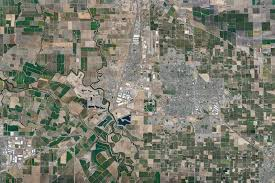
#> input picture aerial_odometry/aerial.jpg, 275 x 183 px
$ python vo2.py
#> lines starting #> are read from the running program, lines starting #| are printed output that depends on the picture
#!/usr/bin/python3

import cv2
import numpy as np


class VisualOdometry:
    def __init__(self, full_img_path, viewbox_size=(20 ,20)):
        """Init the Visual Odometry system

        Args:
            full_img_path (string): _description_
            viewbox_size (tuple of (width and height)): viewbox dimensions. Defaults to (200 ,200).
        """
#> called with full_img_path = 'aerial.jpg', viewbox_size = (20, 20)
        # Load ajnd stores the full image
        self.full_image = cv2.imread(full_img_path)
#> self.full_image is the input picture: shape (183, 275, 3); mean B, G, R 110.8, 124.1, 123.5
        if self.full_image is None:
            raise ValueError("Could not load the image")

        # store viewbox dimensions
        self.viewbox_width, self.viewbox_height = viewbox_size

        # init teh current position (top-left corner of viewbox)
        self.current_pos = [0, 0]

        # init feature detector
        self.orb = cv2.ORB_create()
        self.matcher = cv2.BFMatcher(cv2.NORM_HAMMING, crossCheck=True)


    def get_current_view(self):
        """Extract the current viewbox from the full image"""
        x, y = self.current_pos
        return self.full_image[y: y+self.viewbox_height, x: x+self.viewbox_width]
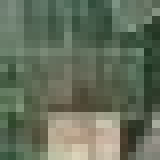
#> returned value: shape (20, 20, 3) (shown 8 times larger); mean of channels 0, 1, 2 91.4, 110.6, 100.1; drawn as B, G, R


    def move_viewbox(self, dx, dy):
        """Move te viewox by specified delta x and y

        Args:
            dx (integer): Change in x position
            dy (integer): Change in y position
        """
        new_x = self.current_pos[0] + dx
        new_y = self.current_pos[1] + dy

        # ensure we are within the image bounds
        new_x = max(0, min(new_x, self.full_image.shape[1] - self.viewbox_width))
        new_y = max(0, min(new_y, self.full_image.shape[0] - self.viewbox_height))

        self.current_pos = [new_x, new_y]


    def get_position(self):
        """Returns the current position"""
        return self.current_pos


def main():
    vo = VisualOdometry("aerial.jpg", viewbox_size=(20, 20))

    # create window
    cv2.namedWindow("viewbox")

    while True:
        # get current view
        current_view = vo.get_current_view()

        # display current view
        cv2.imshow("viewbox", current_view)

        # show current position
        print(f"Current position: {vo.get_position()}")

        # wait keys
        key = cv2.waitKey(0)
#> (key q is pressed here)

        # handle key presses for manual movement
        if key == ord("q"):
            break
        elif key == ord("w"):
            vo.move_viewbox(0, -10)
        elif key == ord("s"):
            vo.move_viewbox(0, 10)
        elif key == ord("a"):
            vo.move_viewbox(-10, 0)
        elif key == ord("d"):
            vo.move_viewbox(10, 0)

    cv2.destroyAllWindows()


if __name__ == "__main__":
    main()

$ run again, with aerial_odometry/new_ref_img.jpg copied over aerial_odometry/aerial.jpg
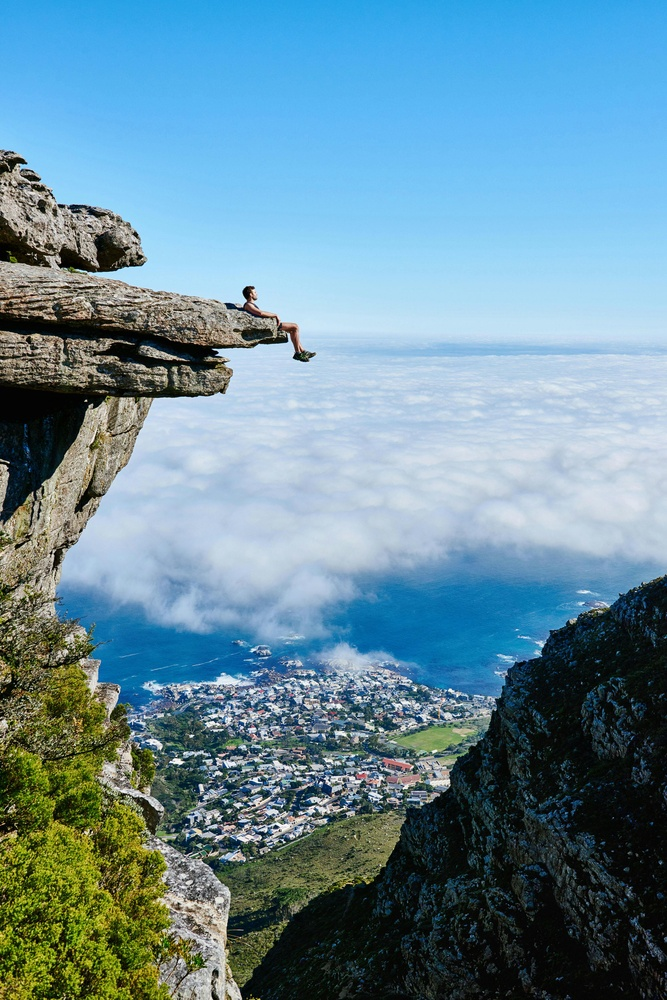
#> input picture aerial_odometry/new_ref_img.jpg, 667 x 1000 px, shrunk from 3293 x 4935 before the run
#> in __init__, self.full_image is the input picture: shape (1000, 667, 3); mean B, G, R 156.2, 140.2, 103.8
#> in get_current_view, `return self.full_image[y: y+self.viewbox_height, x: x+self.viewbox_wid..`:
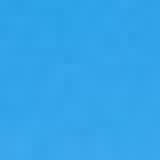
#> returned value: shape (20, 20, 3) (shown 8 times larger); mean of channels 0, 1, 2 234.1, 164.7, 51.1; drawn as B, G, R
